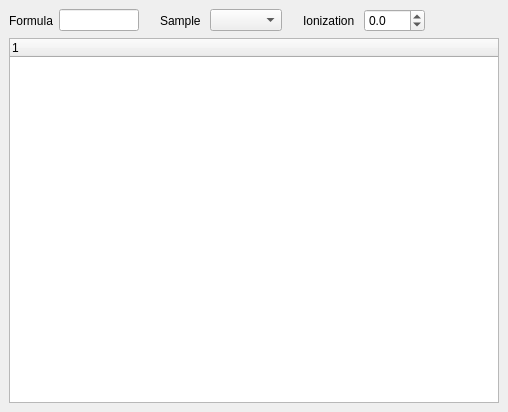
<?xml version="1.0" encoding="UTF-8"?>
<ui version="4.0">
 <class>isotopesWidget</class>
 <widget class="QDockWidget" name="isotopesWidget">
  <property name="geometry">
   <rect>
    <x>0</x>
    <y>0</y>
    <width>508</width>
    <height>412</height>
   </rect>
  </property>
  <property name="maximumSize">
   <size>
    <width>524287</width>
    <height>524287</height>
   </size>
  </property>
  <property name="features">
   <set>QDockWidget::AllDockWidgetFeatures</set>
  </property>
  <property name="windowTitle">
   <string>Isotopes</string>
  </property>
  <widget class="QWidget" name="dockWidgetContents">
   <layout class="QGridLayout" name="gridLayout_2">
    <item row="2" column="0" colspan="6">
     <widget class="QTreeWidget" name="treeWidget">
      <column>
       <property name="text">
        <string notr="true">1</string>
       </property>
      </column>
     </widget>
    </item>
    <item row="0" column="0" colspan="6">
     <layout class="QHBoxLayout" name="horizontalLayout_2" stretch="0,1,0,1,0,0,2">
      <item>
       <widget class="QLabel" name="label">
        <property name="text">
         <string>Formula</string>
        </property>
       </widget>
      </item>
      <item>
       <widget class="QLineEdit" name="formula">
        <property name="sizePolicy">
         <sizepolicy hsizetype="Expanding" vsizetype="Fixed">
          <horstretch>0</horstretch>
          <verstretch>0</verstretch>
         </sizepolicy>
        </property>
        <property name="minimumSize">
         <size>
          <width>80</width>
          <height>0</height>
         </size>
        </property>
       </widget>
      </item>
      <item>
       <widget class="QLabel" name="label_3">
        <property name="styleSheet">
         <string notr="true">QLabel {
  margin-left: 12px;
}</string>
        </property>
        <property name="text">
         <string>Sample</string>
        </property>
       </widget>
      </item>
      <item>
       <widget class="QComboBox" name="sampleList">
        <property name="sizePolicy">
         <sizepolicy hsizetype="Expanding" vsizetype="Fixed">
          <horstretch>0</horstretch>
          <verstretch>0</verstretch>
         </sizepolicy>
        </property>
       </widget>
      </item>
      <item>
       <widget class="QLabel" name="label_2">
        <property name="styleSheet">
         <string notr="true">QLabel {
  margin-left: 12px;
}</string>
        </property>
        <property name="text">
         <string>Ionization</string>
        </property>
       </widget>
      </item>
      <item>
       <widget class="QDoubleSpinBox" name="ionization">
        <property name="decimals">
         <number>1</number>
        </property>
        <property name="minimum">
         <double>-100.000000000000000</double>
        </property>
       </widget>
      </item>
      <item>
       <spacer name="horizontalSpacer">
        <property name="orientation">
         <enum>Qt::Horizontal</enum>
        </property>
        <property name="sizeHint" stdset="0">
         <size>
          <width>40</width>
          <height>20</height>
         </size>
        </property>
       </spacer>
      </item>
     </layout>
    </item>
   </layout>
  </widget>
 </widget>
 <resources/>
 <connections/>
</ui>
